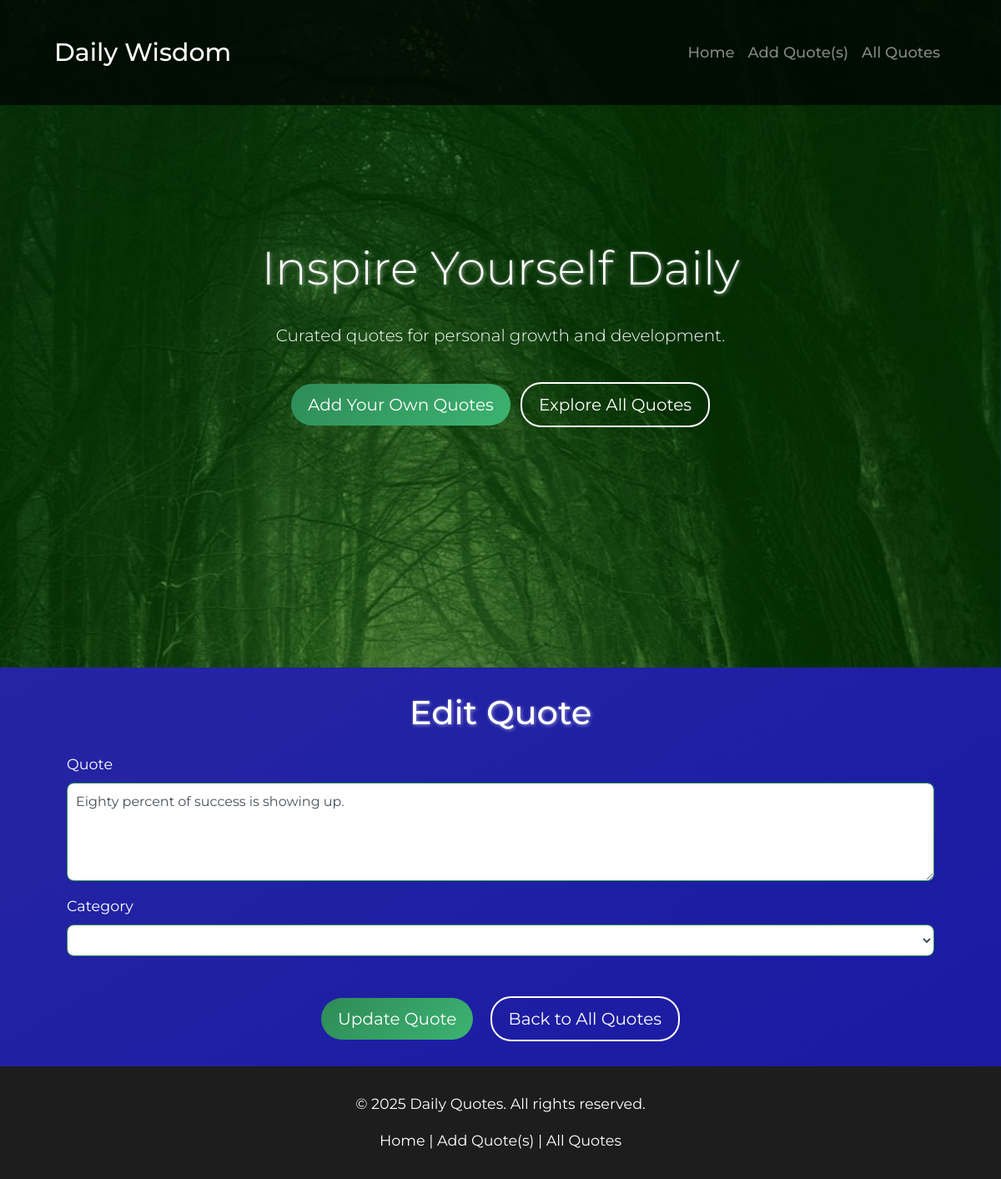
Before: /edit/4 with the older database file.
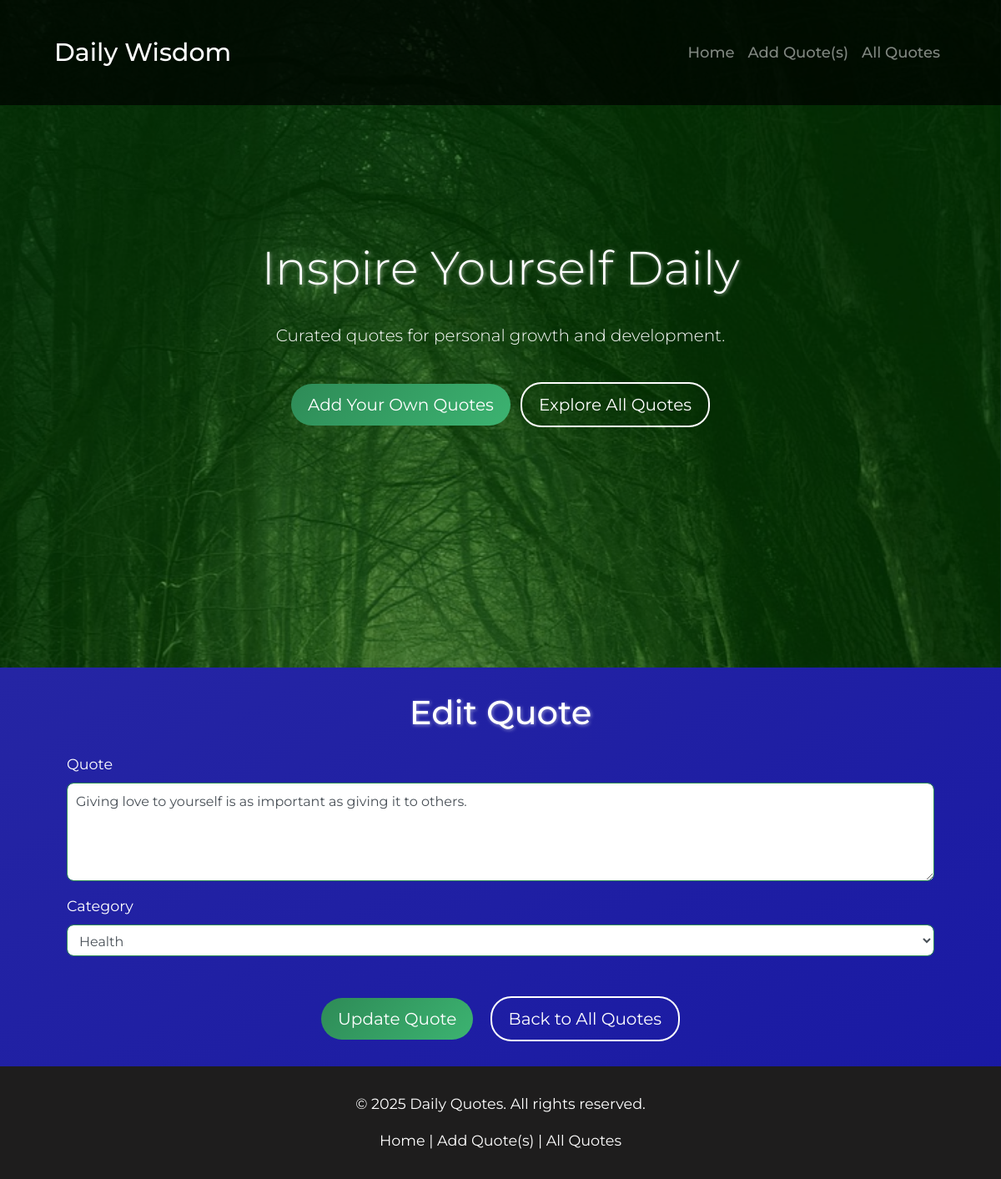
After: the same page with the newer database file.
### tables this page shows
CREATE TABLE quotes (
            id INTEGER PRIMARY KEY AUTOINCREMENT,
            text TEXT NOT NULL,
            category TEXT NOT NULL
        );

CREATE TABLE categories (
            id INTEGER PRIMARY KEY AUTOINCREMENT,
            name TEXT NOT NULL UNIQUE,
            "order" INTEGER
        );

### routes/quotes.py (the view, shortened to what this page needs)
@quotes_bp.route('/edit/<int:id>', methods=('GET', 'POST'))
def edit_quote(id):
    conn = get_db_connection()
    quote = conn.execute('SELECT * FROM quotes WHERE id = ?', (id,)).fetchone()
    if quote is None:
        conn.close()
        flash('Quote not found.', 'danger')
        return redirect(url_for('quotes.home'))
    categories = [row['name'] for row in conn.execute('SELECT name FROM categories').fetchall()]
    conn.close()
    return render_template('edit_quote.html', quote=quote, categories=categories)

### __init__.py (called while the page is built)
def create_app():
    app = Flask(__name__)
    app.secret_key = secrets.token_hex(32)
    init_db()
    from routes.quotes import quotes_bp
    from routes.categories import categories_bp
    app.register_blueprint(quotes_bp)
    app.register_blueprint(categories_bp)
    @app.context_processor
    def inject_current_year():
        from datetime import datetime
        return {'current_year': datetime.utcnow().year}
    return app

### models.py (called while the page is built)
def get_db_connection():
    conn = sqlite3.connect('quotes.db')
    conn.row_factory = sqlite3.Row
    return conn

### templates/edit_quote.html
{% extends 'base.html' %}
{% block content %}
<div class="container">
    <h1 class="my-4 text-center">Edit Quote</h1>
    <form method="post">
        <div class="form-group">
            <label for="quote">Quote</label>
            <textarea class="form-control" id="quote" name="quote" rows="4" required>{{ quote['text'] }}</textarea>
        </div>
        <div class="form-group">
            <label for="category">Category</label>
            <select class="form-control" id="category" name="category" required>
                {% for category in categories %}
                <option value="{{ category }}" {% if quote['category'] == category %}selected{% endif %}>{{ category }}</option>
                {% endfor %}
            </select>
        </div>
        <div class="text-center mt-5">
            <button type="submit" class="btn btn-primary btn-lg mr-3">Update Quote</button>
            <a href="{{ url_for('all_quotes') }}" class="btn btn-outline-light btn-lg">Back to All Quotes</a>
        </div>
    </form>
</div>
{% endblock %}

Changed rows visible on the page:
changed quotes: quote "Eighty percent of success is showing up." → "Giving love to yourself is as important as giving it to others."; category (not shown) → "Health"
